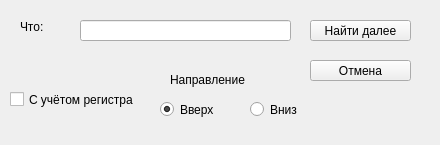
<?xml version="1.0" encoding="UTF-8"?>
<ui version="4.0">
 <class>DialogFind</class>
 <widget class="QDialog" name="DialogFind">
  <property name="geometry">
   <rect>
    <x>0</x>
    <y>0</y>
    <width>440</width>
    <height>145</height>
   </rect>
  </property>
  <property name="windowTitle">
   <string>Dialog</string>
  </property>
  <property name="styleSheet">
   <string notr="true">font: 10pt &quot;Segoe UI&quot;;</string>
  </property>
  <widget class="QDialogButtonBox" name="buttonBox">
   <property name="geometry">
    <rect>
     <x>30</x>
     <y>240</y>
     <width>341</width>
     <height>32</height>
    </rect>
   </property>
   <property name="orientation">
    <enum>Qt::Horizontal</enum>
   </property>
   <property name="standardButtons">
    <set>QDialogButtonBox::Cancel|QDialogButtonBox::Ok</set>
   </property>
  </widget>
  <widget class="QLabel" name="label">
   <property name="geometry">
    <rect>
     <x>20</x>
     <y>20</y>
     <width>47</width>
     <height>13</height>
    </rect>
   </property>
   <property name="text">
    <string>Что:</string>
   </property>
  </widget>
  <widget class="QLineEdit" name="lineEdit_query">
   <property name="geometry">
    <rect>
     <x>80</x>
     <y>20</y>
     <width>211</width>
     <height>21</height>
    </rect>
   </property>
  </widget>
  <widget class="QPushButton" name="pushButton_search_futrher">
   <property name="geometry">
    <rect>
     <x>310</x>
     <y>20</y>
     <width>101</width>
     <height>21</height>
    </rect>
   </property>
   <property name="text">
    <string>Найти далее</string>
   </property>
  </widget>
  <widget class="QPushButton" name="cancel">
   <property name="geometry">
    <rect>
     <x>310</x>
     <y>60</y>
     <width>101</width>
     <height>21</height>
    </rect>
   </property>
   <property name="text">
    <string>Отмена</string>
   </property>
  </widget>
  <widget class="QCheckBox" name="checkBox_case_sensetive">
   <property name="geometry">
    <rect>
     <x>10</x>
     <y>90</y>
     <width>141</width>
     <height>19</height>
    </rect>
   </property>
   <property name="text">
    <string>С учётом регистра</string>
   </property>
  </widget>
  <widget class="QLabel" name="label_2">
   <property name="geometry">
    <rect>
     <x>170</x>
     <y>70</y>
     <width>81</width>
     <height>20</height>
    </rect>
   </property>
   <property name="text">
    <string>Направление</string>
   </property>
  </widget>
  <widget class="QRadioButton" name="radioButton_up">
   <property name="geometry">
    <rect>
     <x>160</x>
     <y>100</y>
     <width>84</width>
     <height>19</height>
    </rect>
   </property>
   <property name="text">
    <string>Вверх</string>
   </property>
   <property name="checked">
    <bool>true</bool>
   </property>
  </widget>
  <widget class="QRadioButton" name="radioButton_down">
   <property name="geometry">
    <rect>
     <x>250</x>
     <y>100</y>
     <width>84</width>
     <height>19</height>
    </rect>
   </property>
   <property name="text">
    <string>Вниз</string>
   </property>
  </widget>
 </widget>
 <resources/>
 <connections>
  <connection>
   <sender>buttonBox</sender>
   <signal>rejected()</signal>
   <receiver>DialogFind</receiver>
   <slot>reject()</slot>
   <hints>
    <hint type="sourcelabel">
     <x>316</x>
     <y>260</y>
    </hint>
    <hint type="destinationlabel">
     <x>286</x>
     <y>274</y>
    </hint>
   </hints>
  </connection>
  <connection>
   <sender>buttonBox</sender>
   <signal>accepted()</signal>
   <receiver>DialogFind</receiver>
   <slot>accept()</slot>
   <hints>
    <hint type="sourcelabel">
     <x>248</x>
     <y>254</y>
    </hint>
    <hint type="destinationlabel">
     <x>157</x>
     <y>274</y>
    </hint>
   </hints>
  </connection>
 </connections>
</ui>
